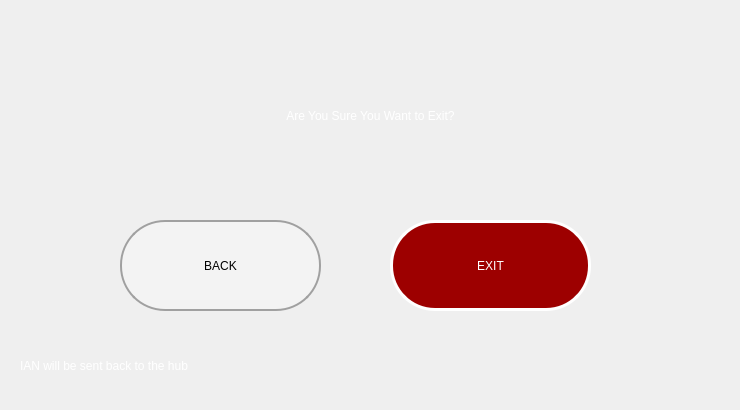
  <widget class="QWidget" name="EXIT">
   <widget class="QLabel" name="exit_label">
    <property name="geometry">
     <rect>
      <x>60</x>
      <y>30</y>
      <width>621</width>
      <height>171</height>
     </rect>
    </property>
    <property name="styleSheet">
     <string notr="true">font: 20 40pt &quot;montserrat&quot;;
color: rgb(255, 255, 255);</string>
    </property>
    <property name="text">
     <string>Are You Sure You Want to Exit?</string>
    </property>
    <property name="alignment">
     <set>Qt::AlignCenter</set>
    </property>
    <property name="wordWrap">
     <bool>true</bool>
    </property>
   </widget>
   <widget class="QPushButton" name="cancel_exit">
    <property name="geometry">
     <rect>
      <x>120</x>
      <y>220</y>
      <width>201</width>
      <height>91</height>
     </rect>
    </property>
    <property name="styleSheet">
     <string notr="true">font: 20 40pt &quot;montserrat&quot;;


background-color: rgb(243, 243, 243);
border-color: rgb(160, 160, 160);
border-style: solid;
border-width: 2px;
border-radius: 45px;</string>
    </property>
    <property name="text">
     <string>BACK</string>
    </property>
   </widget>
   <widget class="QPushButton" name="exit_button">
    <property name="geometry">
     <rect>
      <x>390</x>
      <y>220</y>
      <width>201</width>
      <height>91</height>
     </rect>
    </property>
    <property name="styleSheet">
     <string notr="true">font: 20 40pt &quot;montserrat&quot;;
background-color: rgb(157, 0, 0);

border-color: rgb(255, 255, 255);

color: rgb(255, 255, 255);
border-style: solid;
border-width: 3px;
border-radius: 45px;</string>
    </property>
    <property name="text">
     <string>EXIT</string>
    </property>
   </widget>
   <widget class="QLabel" name="sent_to_hub_label">
    <property name="geometry">
     <rect>
      <x>20</x>
      <y>330</y>
      <width>711</width>
      <height>71</height>
     </rect>
    </property>
    <property name="styleSheet">
     <string notr="true">font: 20 32pt &quot;montserrat&quot;;
color: rgb(255, 255, 255);</string>
    </property>
    <property name="text">
     <string>IAN will be sent back to the hub</string>
    </property>
   </widget>
  </widget>
